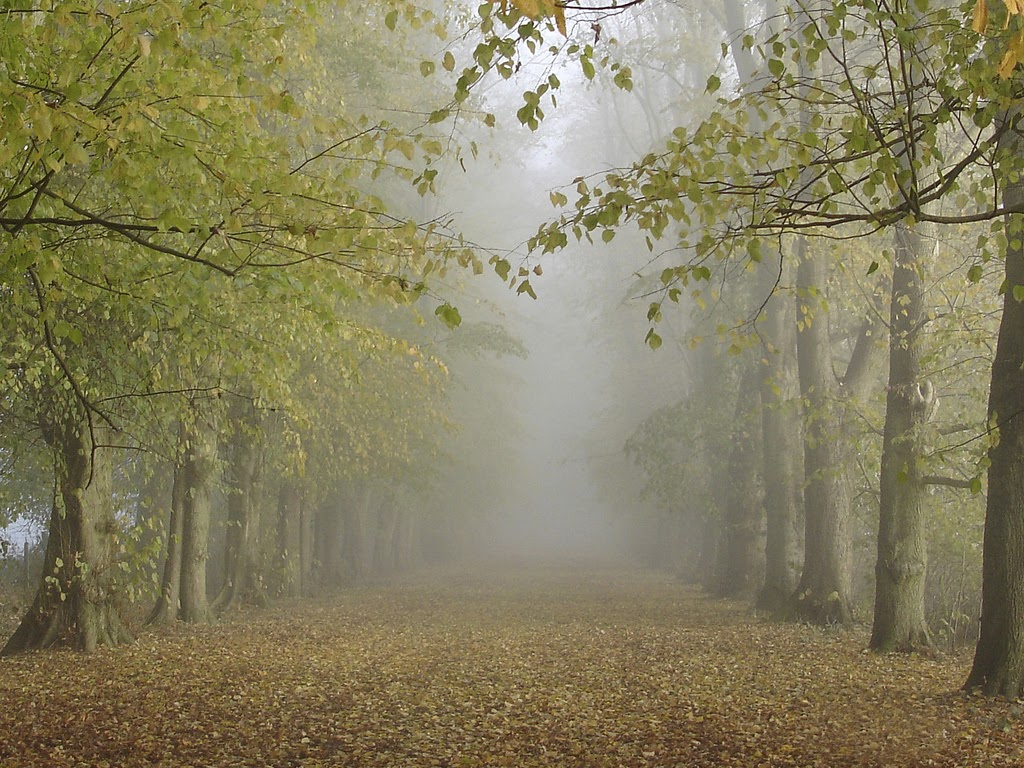
#> input picture Assignment_3/forest.jpg, 1024 x 768 px
$ python q3.py
#> lines starting #> are read from the running program, lines starting #| are printed output that depends on the picture
import cv2
import numpy as np
from matplotlib import pyplot as plt
from PIL import Image

image = cv2.imread("forest.jpg")
#> image is the input picture: shape (768, 1024, 3); mean B, G, R 94.8, 127.1, 133.5
gamma = [2, 2.3, 2.5, 2.7]


gamma_smooth = np.array(255*np.multiply(image, 1/255) ** 2.5, dtype = "uint8")
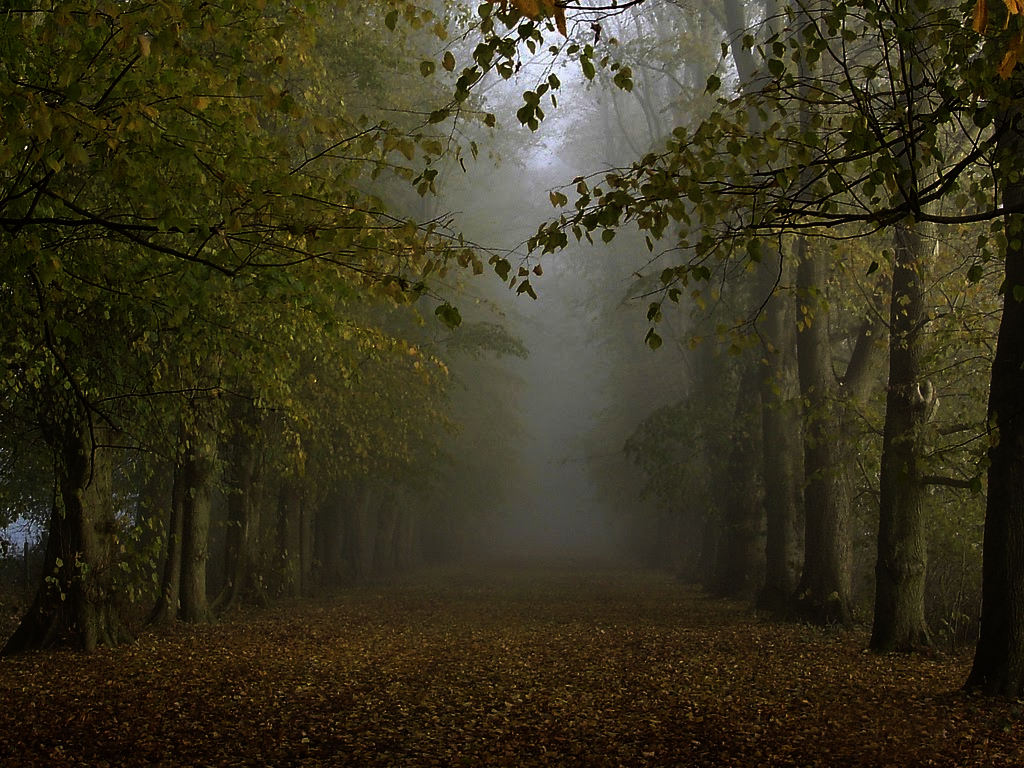
#> gamma_smooth: shape (768, 1024, 3); mean B, G, R 30.2, 51.1, 56.1

g_r = cv2.equalizeHist(image[:,:,0])
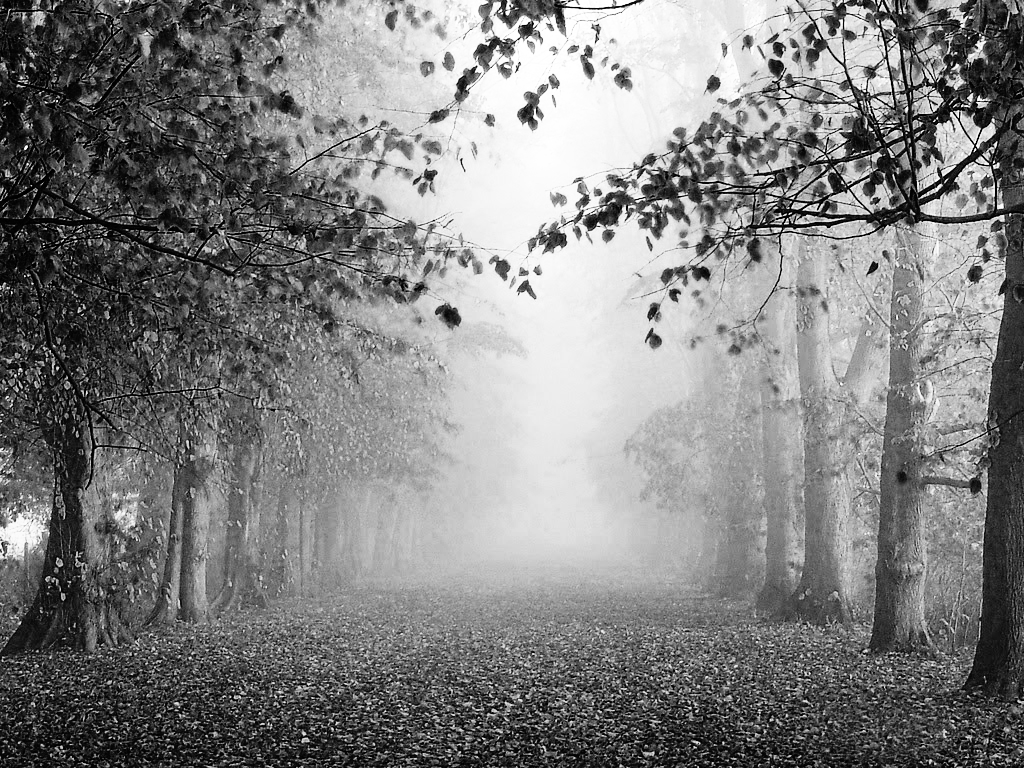
#> g_r: shape (768, 1024); min 0, max 255, mean 128.1
g_g = cv2.equalizeHist(image[:,:,1])
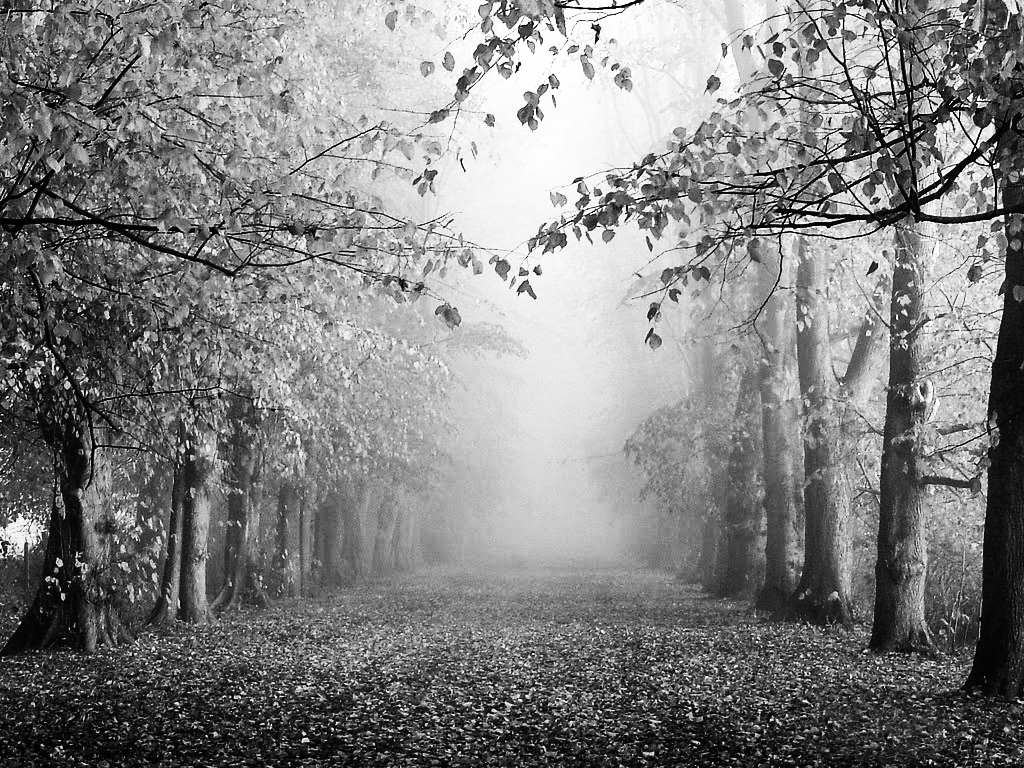
#> g_g: shape (768, 1024); min 0, max 255, mean 128.5
g_b = cv2.equalizeHist(image[:,:,2])
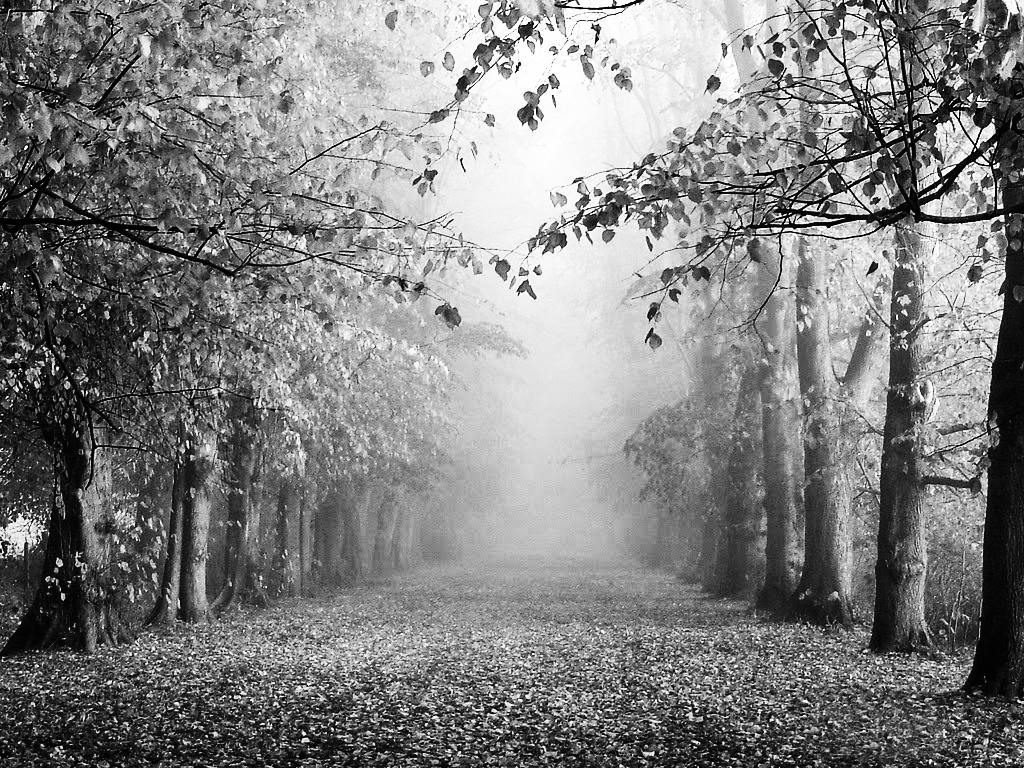
#> g_b: shape (768, 1024); min 0, max 255, mean 128.6
hist_smooth = cv2.merge((g_r,g_g,g_b))
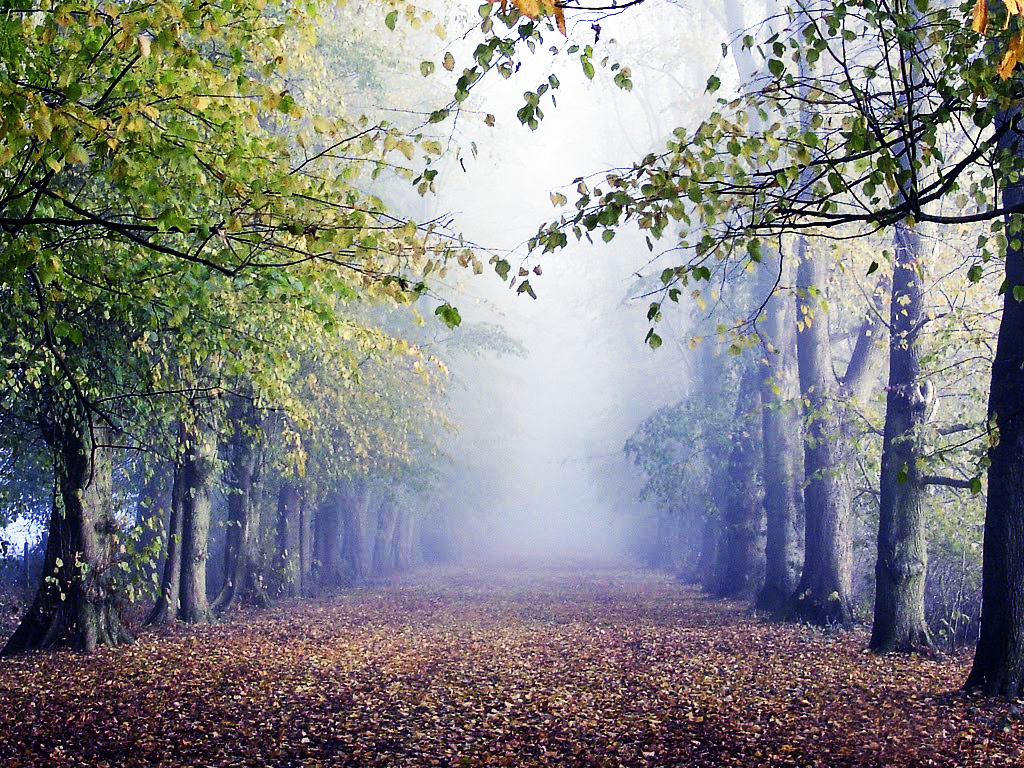
#> hist_smooth: shape (768, 1024, 3); mean B, G, R 128.1, 128.5, 128.6


#> (the run stopped early here; a loop or call above may not have finished)

$ run again, with Assignment_3/Lena.jpg copied over Assignment_3/forest.jpg
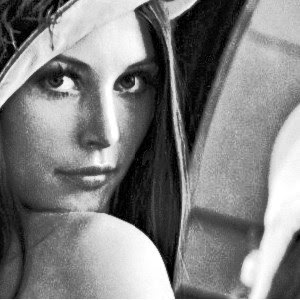
#> input picture Assignment_3/Lena.jpg, 300 x 300 px
#> image is the input picture: shape (300, 300, 3); min 0, max 255, mean 128
#> `gamma_smooth = np.array(255*np.multiply(image, 1/255) ** 2.5, dtype = ..`:
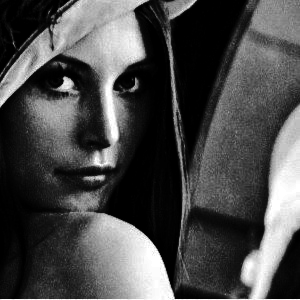
#> gamma_smooth: shape (300, 300, 3); min 0, max 255, mean 74.1

$ run again, with Assignment_3/building.jpg copied over Assignment_3/forest.jpg
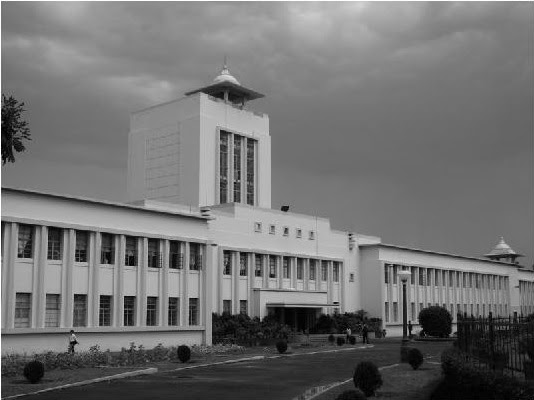
#> input picture Assignment_3/building.jpg, 534 x 400 px
#> image is the input picture: shape (400, 534, 3); min 0, max 255, mean 112.9
#> `gamma_smooth = np.array(255*np.multiply(image, 1/255) ** 2.5, dtype = ..`:
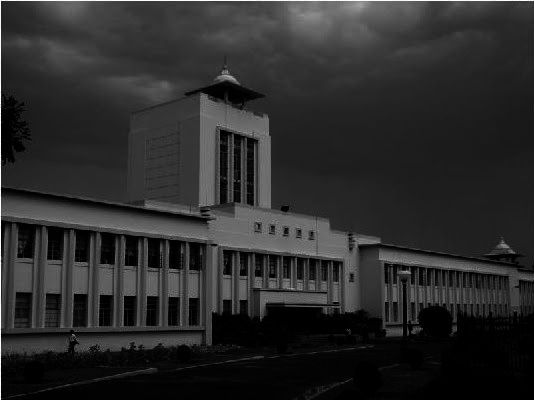
#> gamma_smooth: shape (400, 534, 3); min 0, max 255, mean 42.7
#> `g_r = cv2.equalizeHist(image[:,:,0])`:
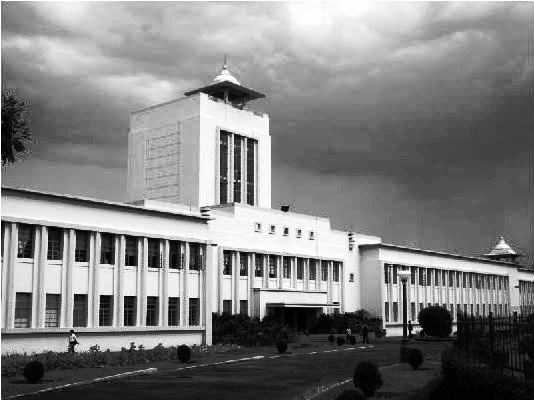
#> g_r: shape (400, 534); min 0, max 255, mean 128.5

$ run again, with Assignment_3/einstein.jpg copied over Assignment_3/forest.jpg
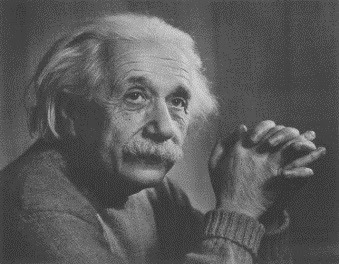
#> input picture Assignment_3/einstein.jpg, 339 x 264 px
#> image is the input picture: shape (264, 339, 3); min 37, max 216, mean 90.8
#> `gamma_smooth = np.array(255*np.multiply(image, 1/255) ** 2.5, dtype = ..`:
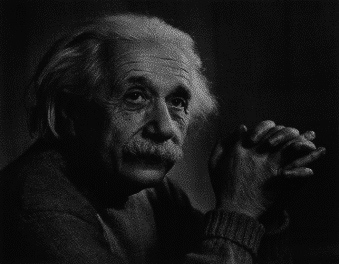
#> gamma_smooth: shape (264, 339, 3); min 2, max 168, mean 23.6
#> `g_r = cv2.equalizeHist(image[:,:,0])`:
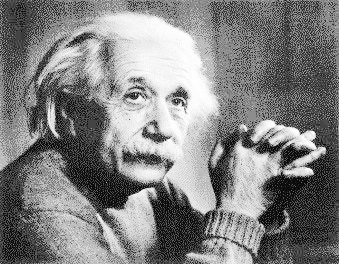
#> g_r: shape (264, 339); min 0, max 255, mean 129.6
